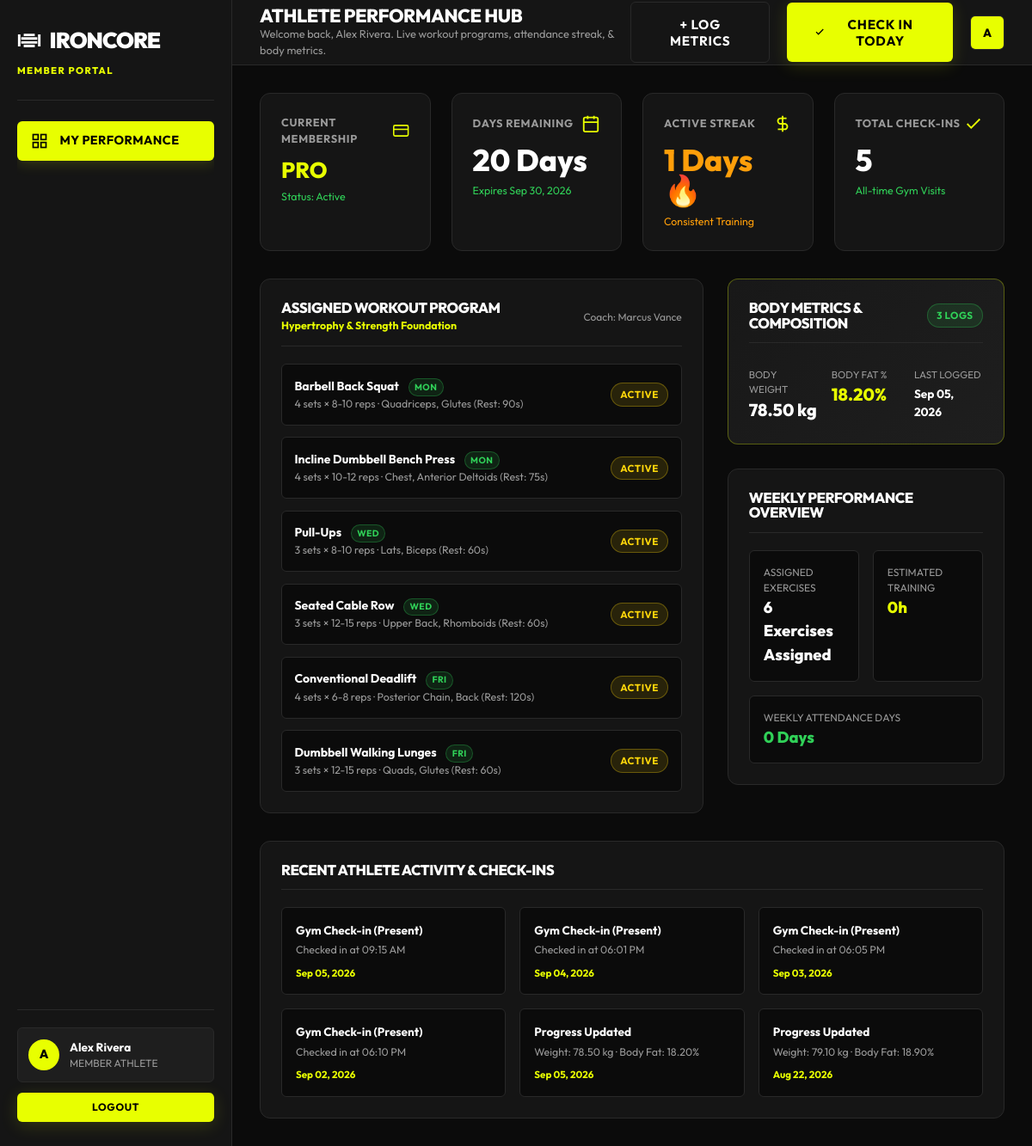
Page /member/index.php (signed in) on the committed database.
### tables this page shows
CREATE TABLE IF NOT EXISTS `subscriptions` (
    `id` INT AUTO_INCREMENT PRIMARY KEY,
    `member_id` INT NOT NULL,
    `plan_id` INT NOT NULL,
    `start_date` DATE NOT NULL,
    `end_date` DATE NOT NULL,
    `auto_renew` TINYINT(1) DEFAULT 1,
    `status` ENUM('active', 'expired', 'cancelled', 'pending') DEFAULT 'active',
    `created_at` TIMESTAMP DEFAULT CURRENT_TIMESTAMP,
    FOREIGN KEY (`member_id`) REFERENCES `members`(`id`) ON DELETE CASCADE,
    FOREIGN KEY (`plan_id`) REFERENCES `membership_plans`(`id`) ON DELETE RESTRICT,
    INDEX `idx_sub_member` (`member_id`),
    INDEX `idx_sub_status` (`status`)
);

CREATE TABLE IF NOT EXISTS `membership_plans` (
    `id` INT AUTO_INCREMENT PRIMARY KEY,
    `title` VARCHAR(100) NOT NULL,
    `tag` VARCHAR(50) NULL,
    `price` DECIMAL(10,2) NOT NULL,
    `billing_cycle` ENUM('monthly', 'annual') NOT NULL DEFAULT 'monthly',
    `duration_days` INT NOT NULL DEFAULT 30,
    `description` TEXT NULL,
    `features` JSON NULL,
    `is_recommended` TINYINT(1) DEFAULT 0,
    `status` ENUM('active', 'inactive') DEFAULT 'active',
    `created_at` TIMESTAMP DEFAULT CURRENT_TIMESTAMP
);

CREATE TABLE IF NOT EXISTS `workout_plans` (
    `id` INT AUTO_INCREMENT PRIMARY KEY,
    `member_id` INT NOT NULL,
    `trainer_id` INT NULL,
    `title` VARCHAR(150) NOT NULL,
    `goal` VARCHAR(255) NULL,
    `start_date` DATE NOT NULL,
    `end_date` DATE NULL,
    `created_at` TIMESTAMP DEFAULT CURRENT_TIMESTAMP,
    FOREIGN KEY (`member_id`) REFERENCES `members`(`id`) ON DELETE CASCADE,
    FOREIGN KEY (`trainer_id`) REFERENCES `trainers`(`id`) ON DELETE SET NULL
);

CREATE TABLE IF NOT EXISTS `users` (
    `id` INT AUTO_INCREMENT PRIMARY KEY,
    `full_name` VARCHAR(100) NOT NULL,
    `email` VARCHAR(150) NOT NULL UNIQUE,
    `password_hash` VARCHAR(255) NOT NULL,
    `role` ENUM('admin', 'trainer', 'member') NOT NULL DEFAULT 'member',
    `avatar` VARCHAR(255) NULL,
    `status` ENUM('active', 'inactive', 'suspended') NOT NULL DEFAULT 'active',
    `created_at` TIMESTAMP DEFAULT CURRENT_TIMESTAMP,
    `updated_at` TIMESTAMP DEFAULT CURRENT_TIMESTAMP ON UPDATE CURRENT_TIMESTAMP,
    INDEX `idx_email` (`email`),
    INDEX `idx_role` (`role`)
);

CREATE TABLE IF NOT EXISTS `workout_plan_exercises` (
    `id` INT AUTO_INCREMENT PRIMARY KEY,
    `plan_id` INT NOT NULL,
    `exercise_id` INT NOT NULL,
    `sets` INT NOT NULL DEFAULT 3,
    `reps` VARCHAR(50) NOT NULL DEFAULT '10-12',
    `rest_seconds` INT DEFAULT 60,
    `day_of_week` ENUM('Mon','Tue','Wed','Thu','Fri','Sat','Sun') NOT NULL,
    FOREIGN KEY (`plan_id`) REFERENCES `workout_plans`(`id`) ON DELETE CASCADE,
    FOREIGN KEY (`exercise_id`) REFERENCES `exercise_catalog`(`id`) ON DELETE CASCADE
);

CREATE TABLE IF NOT EXISTS `exercise_catalog` (
    `id` INT AUTO_INCREMENT PRIMARY KEY,
    `name` VARCHAR(150) NOT NULL,
    `category` VARCHAR(50) NOT NULL,
    `muscle_group` VARCHAR(100) NOT NULL,
    `equipment` VARCHAR(100) NULL,
    `instructions` TEXT NULL
);

CREATE TABLE IF NOT EXISTS `progress_logs` (
    `id` INT AUTO_INCREMENT PRIMARY KEY,
    `member_id` INT NOT NULL,
    `log_date` DATE NOT NULL,
    `weight_kg` DECIMAL(5,2) NULL,
    `body_fat_pct` DECIMAL(4,2) NULL,
    `chest_cm` DECIMAL(5,2) NULL,
    `waist_cm` DECIMAL(5,2) NULL,
    `biceps_cm` DECIMAL(5,2) NULL,
    `notes` TEXT NULL,
    `created_at` TIMESTAMP DEFAULT CURRENT_TIMESTAMP,
    FOREIGN KEY (`member_id`) REFERENCES `members`(`id`) ON DELETE CASCADE
);

### app/views/member/index.php (the view, shortened to what the rows shown need)
<?php
require_once __DIR__ . '/../../services/GymManagementService.php';
$userId      = (int) ($_SESSION['user_id'] ?? 0);
$svc = new GymManagementService();
$memberData = $svc->memberDashboard($userId);
$sub = $memberData['subscription'];
$planTitle = $sub ? strtoupper($sub['plan_title']) : 'NO ACTIVE PLAN';
$planStatus = $sub ? ucfirst($sub['status']) : 'Inactive';
$planColor = str_contains($planTitle, 'PRO') ? 'var(--color-accent)' : (str_contains($planTitle, 'ELITE') ? '#FFF' : 'var(--color-text-muted)');
$workoutPlan = $memberData['workout_plan'];
$exercises = $memberData['workout_exercises'];
$progressLogs = $memberData['progress_logs'];
?>
<!DOCTYPE html>
<html lang="en">
<head>
  <link rel="stylesheet" href="/assets/css/style.css">
  <link rel="stylesheet" href="/assets/css/dashboard.css">
  <link rel="stylesheet" href="/assets/css/responsive.css">
</head>
<body style="background-color: var(--color-bg);">
  <div class="dashboard-shell">
    <div class="main-wrapper">
      <header class="dashboard-header">
        <div style="display: flex; align-items: center; gap: 1rem;">
          <div class="header-title-group">
            <h1>ATHLETE PERFORMANCE HUB</h1>
          </div>
        </div>
      </header>
      <main class="dashboard-body">
        <section class="kpi-grid">
          <div class="kpi-card">
            <div class="kpi-header">
              <span class="kpi-title">Current Membership</span>
              <svg class="kpi-icon" viewBox="0 0 24 24" fill="none" stroke="currentColor" stroke-width="2"><rect x="1" y="4" width="22" height="16" rx="2"/><line x1="1" y1="10" x2="23" y2="10"/></svg>
            </div>
            <div class="kpi-value" style="color: <?= $planColor ?>; font-size: 1.6rem;"><?= e($planTitle) ?></div>
            <div class="kpi-foot" style="color: <?= $planStatus === 'Active' ? 'var(--color-success)' : 'var(--color-danger)' ?>;">
              <span>Status: <?= e($planStatus) ?></span>
            </div>
          </div>
          <div class="kpi-card">
            <div class="kpi-foot">
              <span><?= $sub && !empty($sub['end_date']) ? 'Expires ' . date('M d, Y', strtotime($sub['end_date'])) : 'No active cycle' ?></span>
            </div>
          </div>
        </section>
        <div class="dashboard-split-grid">
          <section class="panel-card">
            <div class="panel-header">
              <div>
                <h3>ASSIGNED WORKOUT PROGRAM</h3>
                <div style="font-size: 0.775rem; color: var(--color-accent); font-weight: 700; margin-top: 0.2rem;">
                  <?= $workoutPlan ? e($workoutPlan['title']) : 'No Workout Assigned' ?>
                </div>
              </div>
              <?php if ($workoutPlan && !empty($workoutPlan['trainer_name'])): ?>
                <span style="font-size: 0.75rem; color: var(--color-text-muted);">Coach: <?= e($workoutPlan['trainer_name']) ?></span>
              <?php endif; ?>
            </div>
            <?php if (!empty($exercises)): ?>
              <ul class="expiry-list">
                <?php foreach ($exercises as $ex): ?>
                  <li class="expiry-item">
                    <div>
                      <div class="expiry-user-title"><?= e($ex['exercise_name']) ?> <span class="status-pill active" style="font-size: 0.65rem; padding: 0.1rem 0.4rem; margin-left: 0.5rem;"><?= e($ex['day_of_week']) ?></span></div>
                      <div class="expiry-user-sub"><?= e($ex['sets']) ?> sets × <?= e($ex['reps']) ?> reps · <?= e($ex['muscle_group']) ?> (Rest: <?= (int)$ex['rest_seconds'] ?>s)</div>
                    </div>
                    <div>
                      <span class="status-pill pending">Active</span>
                    </div>
                  </li>
                <?php endforeach; ?>
              </ul>
            <?php endif; ?>
          </section>
          <div style="display: flex; flex-direction: column; gap: 1.75rem;">
            <section class="panel-card" style="background: linear-gradient(135deg, #181818 0%, #1E1E1E 100%); border-color: rgba(232, 255, 0, 0.3);">
              <?php if (!empty($progressLogs)):
                $latest = $progressLogs[0];
              ?>
                <div style="display: grid; grid-template-columns: repeat(3, 1fr); gap: 1rem; margin-top: 0.5rem;">
                  <div>
                    <div style="font-size: 0.725rem; color: var(--color-text-muted); text-transform: uppercase;">Body Weight</div>
                    <div style="font-size: 1.25rem; font-weight: 800; color: #FFF; font-family: var(--font-heading);"><?= e($latest['weight_kg'] ?? '—') ?> kg</div>
                  </div>
                  <div>
                    <div style="font-size: 0.725rem; color: var(--color-text-muted); text-transform: uppercase;">Body Fat %</div>
                    <div style="font-size: 1.25rem; font-weight: 800; color: var(--color-accent); font-family: var(--font-heading);"><?= e($latest['body_fat_pct'] ? $latest['body_fat_pct'] . '%' : '—') ?></div>
                  </div>
                  <div>
                    <div style="font-size: 0.725rem; color: var(--color-text-muted); text-transform: uppercase;">Last Logged</div>
                    <div style="font-size: 0.85rem; font-weight: 700; color: #FFF; margin-top: 0.25rem;"><?= e(date('M d, Y', strtotime($latest['log_date']))) ?></div>
                  </div>
                </div>
              <?php else: ?>
                <div style="padding: 1rem 0; font-size: 0.825rem; color: var(--color-text-muted);">
                  No body measurements recorded yet. Click <strong>+ LOG METRICS</strong> above to record your weight.
                </div>
              <?php endif; ?>
            </section>
          </div>
        </div>
      </main>
    </div>
  </div>
</body>
</html>

### rows in the picture
subscriptions: plan.title "PRO", status "Active", end_date "Sep 30, 2026"
workout_plans: title "Hypertrophy & Strength Foundation", users.full_name "Marcus Vance"
workout_plan_exercises: exercise.name "Barbell Back Squat", day_of_week "MON", sets "4", reps "8-10", exercise.muscle_group "Quadriceps, Glutes", rest_seconds "90"
workout_plan_exercises: exercise.name "Incline Dumbbell Bench Press", day_of_week "MON", sets "4", reps "10-12", exercise.muscle_group "Chest, Anterior Deltoids", rest_seconds "75"
workout_plan_exercises: exercise.name "Pull-Ups", day_of_week "WED", sets "3", reps "8-10", exercise.muscle_group "Lats, Biceps", rest_seconds "60"
workout_plan_exercises: exercise.name "Seated Cable Row", day_of_week "WED", sets "3", reps "12-15", exercise.muscle_group "Upper Back, Rhomboids", rest_seconds "60"
workout_plan_exercises: exercise.name "Conventional Deadlift", day_of_week "FRI", sets "4", reps "6-8", exercise.muscle_group "Posterior Chain, Back", rest_seconds "120"
workout_plan_exercises: exercise.name "Dumbbell Walking Lunges", day_of_week "FRI", sets "3", reps "12-15", exercise.muscle_group "Quads, Glutes", rest_seconds "60"
progress_logs: weight_kg "78.50", body_fat_pct "18.20%", log_date "Sep 05, 2026"

### other values in the picture
substr($memberName, 0, 1) "A"
$memberName "Alex Rivera"
$daysRemaining "20"
$streak "1"
$totalCheckins "5"
count($progressLogs) "3"
$weeklyStats['workouts_completed'] "6 Exercises Assigned"
$weeklyStats['training_time'] "0h"
$weeklyStats['weekly_attendance'] "0 Days"
$act['title'] "Gym Check-in (Present)"
$act['desc'] "Checked in at 09:15 AM"
$act['time'] "Sep 05, 2026"
$act['desc'] "Checked in at 06:01 PM"
$act['time'] "Sep 04, 2026"
$act['desc'] "Checked in at 06:05 PM"
